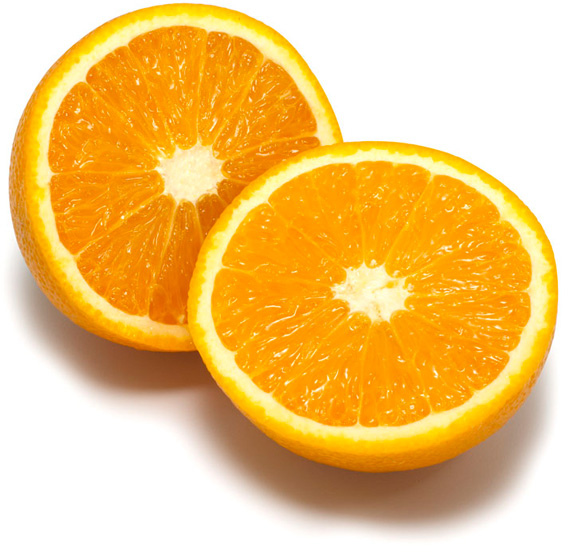
%> input picture lab3/orange.jpg, 572 x 551 px
$ octave kmeans_example.m   (GNU Octave 9; MATLAB toolbox functions it lacks are replaced by stand-ins)
%> lines starting %> are read from the running program, lines starting %| are printed output that depends on the picture
### lab3/kmeans_segm.m
function [ segmentation, centers ] = kmeans_segm(image, K, L, seed)
    width = size(image(:,:,1),2);
    height = size(image(:,:,1),1);
    n_pixels = width*height;

    I = double(reshape(image,n_pixels , 3));

    centers = mvnrnd(mean(I),50*eye(3),K);
%    disp(centers)
    old_centers = centers;

    for iteration = 1 : L
        segmentation = compute_segmentation(I, centers);

        centers = update_centers(segmentation,I,centers);
        centers(isnan(centers)) = 0;
        %disp(norm(centers - old_centers,'fro')/K);
        if norm(centers - old_centers,'fro')/K < 10e-9
            disp(iteration);
            break;
        end
% [5 lines of commented-out code are left out]
        old_centers = centers;
    end
    segmentation = reshape(segmentation,height,width);
end

function segmentation = compute_segmentation(I, centers)

    [~,segmentation] = pdist2(centers,I,'euclidean','Smallest',1);
    segmentation = segmentation';
end

function centers = update_centers(segmentation,I,centers)

    for c = 1: size(centers,1)
       mask = segmentation == c;
       n = sum(mask);
       r = sum(I(mask,1))/n;
       g = sum(I(mask,2))/n;
       b = sum(I(mask,3))/n;

       centers(c,:) = [r g b];
    end
end

### lab3/kmeans_example.m
K = 10;               % number of clusters used
L = 30;              % number of iterations
seed = 14;           % seed used for random initialization
scale_factor = 1.0;  % image downscale factor
image_sigma = 1.0;   % image preblurring scale

I = imread('orange.jpg');
%> I is the input picture: size 551x572x3 uint8; mean R, G, B 242.2, 197.1, 118.9
I = imresize(I, scale_factor);
Iback = I;
d = 2*ceil(image_sigma*2) + 1;
h = fspecial('gaussian', [d d], image_sigma);
I = imfilter(I, h);
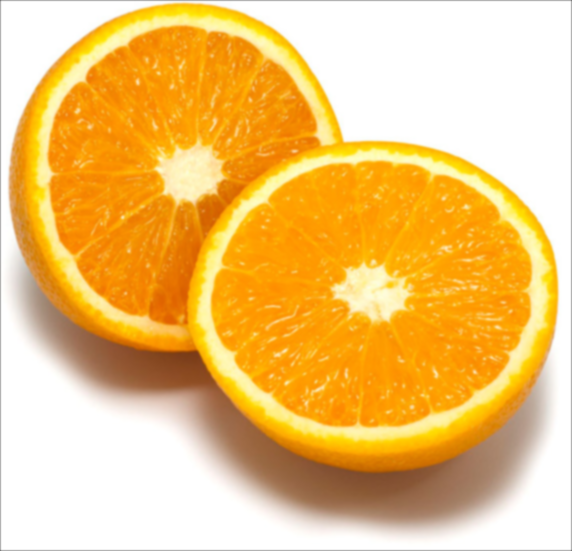
%> I: size 551x572x3 uint8; mean R, G, B 241.6, 196.4, 118.3

tic
[ segm, centers ] = kmeans_segm(I, K, L, seed);
%> in kmeans_segm, `width = size(image(:,:,1),2);`: width = 572
%> in kmeans_segm, `height = size(image(:,:,1),1);`: height = 551
%> in kmeans_segm, `n_pixels = width*height;`: n_pixels = 315172
%> in kmeans_segm, `centers = mvnrnd(mean(I),50*eye(3),K);`: centers = [232.9 194 116.9; 247 201 112.8; 238.6 195.7 122; 245.1 195.6 118.9; 245.7 199.8 116.6; 245.4 186.3 124.4; 237.3 201.1 125; 241.3 195.9 111; 242.9 201.8 124.7; 241.1 191 105]
%> in kmeans_segm, `old_centers = centers;`: old_centers has the same summary as centers
%> after the loop in kmeans_segm, `for iteration = 1 : L`: centers = [146.8 92.16 54.44; 253.2 182.6 7.06; 195.4 177.2 164.9; 252.8 220.7 105.5; 253.8 240.1 166; 170.5 131.3 103.7; 234.3 222.9 211.8; 248.7 184.2 49.39; 254.4 254.1 253.8; 246.5 148.8 4.01]
%> in kmeans_segm, `segmentation = reshape(segmentation,height,width);`:
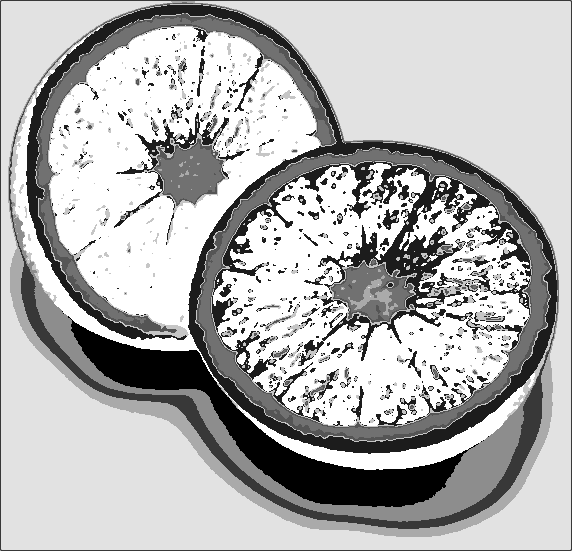
%> segmentation: size 551x572 double; min 1, max 10, mean 7.37; drawn with min black and max white
toc

size(Iback)
%> ans = [551 572 3]
size(segm)
%> ans = [551 572]
%> (the run ends here)
